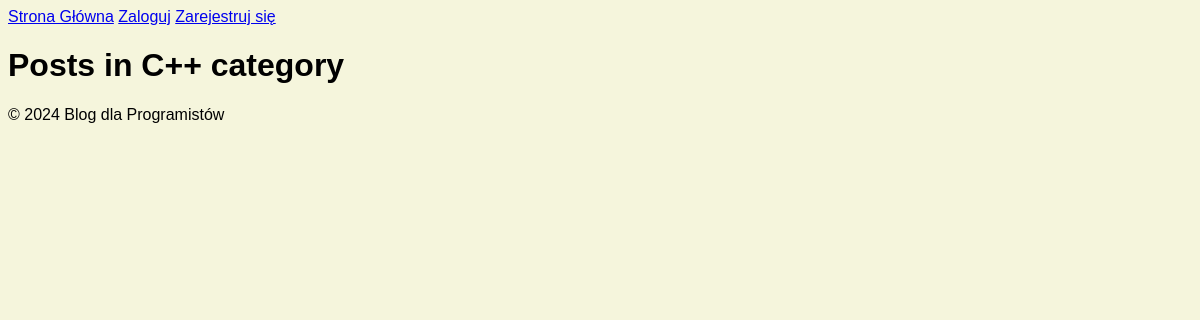
/category/C++/, run on an earlier commit of the app's database.
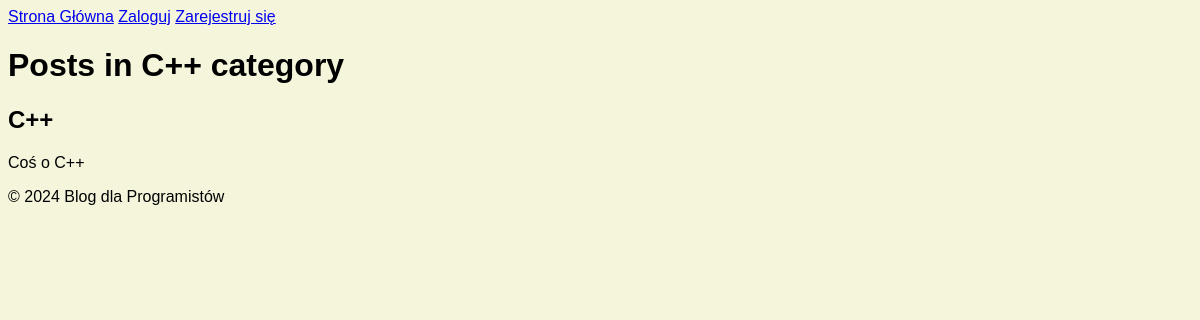
And on a later commit of the database.
### posts/models.py (models this page shows)
class Post(models.Model):
    CATEGORY_CHOICES = [
        ('Python', 'Python'),
        ('Java', 'Java'),
        ('C++', 'C++'),
        ('JavaScript', 'JavaScript'),
        ('Ruby', 'Ruby'),
    ]
    title = models.CharField(max_length=255)
    image = models.ImageField(upload_to='post_images/', null=True, blank=True)
    content = models.TextField()
    date_posted = models.DateTimeField(auto_now_add=True)
    author = models.ForeignKey(User, on_delete=models.CASCADE)
    category = models.CharField(max_length=10, choices=CATEGORY_CHOICES, default='Python')

### posts/views.py (the view)
# urls.py: path('category/<str:category>/', posts_by_category, name='posts_by_category'),
def posts_by_category(request, category):
    posts = Post.objects.filter(category=category).order_by('-date_posted')
    return render(request, 'posts/posts_by_category.html', {'posts': posts, 'category': category})

### posts/templates/posts/posts_by_category.html
{% extends 'base.html' %}
{% block content %}
<h1>Posts in {{ category }} category</h1>
{% for post in posts %}
    <div>
        <h2>{{ post.title }}</h2>
        <p>{{ post.content }}</p>
    </div>
{% endfor %}
{% endblock %}

What changed in the data, as far as the page shows it:
added Post: title "C++", content "Coś o C++"
